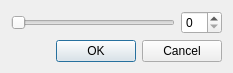
<?xml version="1.0" encoding="UTF-8"?>
<ui version="4.0">
 <class>OpenRGBZoneResizeDialogUi</class>
 <widget class="QDialog" name="OpenRGBZoneResizeDialogUi">
  <property name="geometry">
   <rect>
    <x>0</x>
    <y>0</y>
    <width>233</width>
    <height>73</height>
   </rect>
  </property>
  <property name="windowTitle">
   <string>Resize Zone</string>
  </property>
  <layout class="QGridLayout" name="gridLayout" columnstretch="1,0">
   <item row="0" column="0">
    <widget class="QTooltipedSlider" name="ResizeSlider">
     <property name="sizePolicy">
      <sizepolicy hsizetype="Preferred" vsizetype="Fixed">
       <horstretch>0</horstretch>
       <verstretch>0</verstretch>
      </sizepolicy>
     </property>
     <property name="orientation">
      <enum>Qt::Horizontal</enum>
     </property>
    </widget>
   </item>
   <item row="0" column="1">
    <widget class="QSpinBox" name="ResizeBox">
     <property name="sizePolicy">
      <sizepolicy hsizetype="Minimum" vsizetype="Fixed">
       <horstretch>0</horstretch>
       <verstretch>0</verstretch>
      </sizepolicy>
     </property>
    </widget>
   </item>
   <item row="1" column="0" colspan="2">
    <widget class="QDialogButtonBox" name="buttonBox">
     <property name="sizePolicy">
      <sizepolicy hsizetype="Preferred" vsizetype="Fixed">
       <horstretch>0</horstretch>
       <verstretch>0</verstretch>
      </sizepolicy>
     </property>
     <property name="orientation">
      <enum>Qt::Horizontal</enum>
     </property>
     <property name="standardButtons">
      <set>QDialogButtonBox::Cancel|QDialogButtonBox::Ok</set>
     </property>
    </widget>
   </item>
  </layout>
 </widget>
 <customwidgets>
  <customwidget>
   <class>QTooltipedSlider</class>
   <extends>QSlider</extends>
   <header location="global">QTooltipedSlider.h</header>
  </customwidget>
 </customwidgets>
 <resources/>
 <connections>
  <connection>
   <sender>buttonBox</sender>
   <signal>accepted()</signal>
   <receiver>OpenRGBZoneResizeDialogUi</receiver>
   <slot>accept()</slot>
   <hints>
    <hint type="sourcelabel">
     <x>248</x>
     <y>254</y>
    </hint>
    <hint type="destinationlabel">
     <x>157</x>
     <y>274</y>
    </hint>
   </hints>
  </connection>
  <connection>
   <sender>buttonBox</sender>
   <signal>rejected()</signal>
   <receiver>OpenRGBZoneResizeDialogUi</receiver>
   <slot>reject()</slot>
   <hints>
    <hint type="sourcelabel">
     <x>316</x>
     <y>260</y>
    </hint>
    <hint type="destinationlabel">
     <x>286</x>
     <y>274</y>
    </hint>
   </hints>
  </connection>
 </connections>
</ui>
